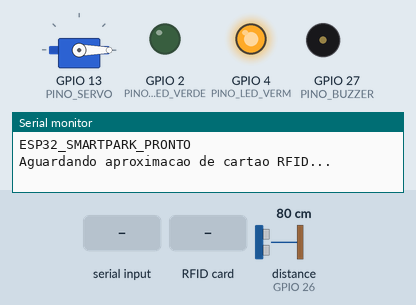
Recording of a sketch running on a simulated ESP32. On the bench: servo, output pins drawn as LEDs (lit = HIGH), buzzer (waves = sounding, pin HIGH), the last lines printed to the serial monitor. Dashed ring = blinking. The inputs (shaded band) are chosen by the test bench; at power-on: distance to the obstacle (sensor on GPIO 26) 80 cm. The echo pulse lasts 58.3 µs per cm; pins used as bus, display or sensor lines are not drawn.

Above: at 2.4 s.
2.5 s: "OPEN\n" received over Serial
At 4.0 s:
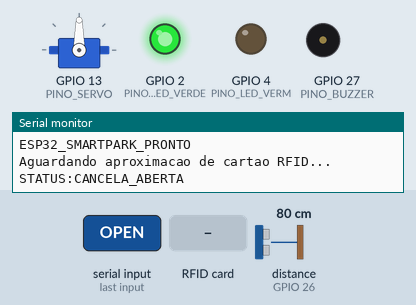
5.5 s: "DENIED\n" received over Serial
At 5.7 s:
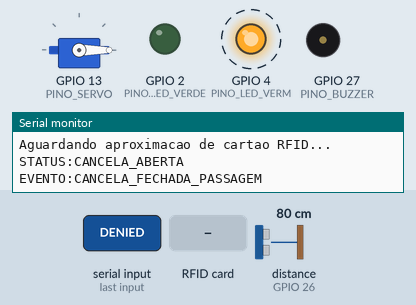
7.3 s: RFID card 5E 7A 19 C4 held to the reader
At 8.2 s:
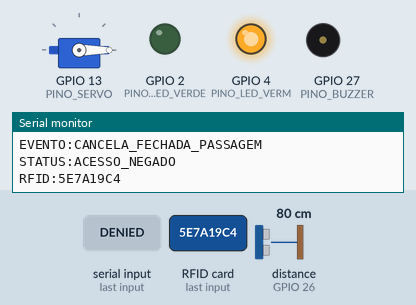
8.9 s: "ABRIR\n" received over Serial
At 10.4 s:
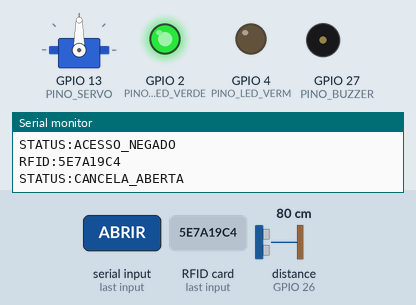
Timing chart, 0 to 12.9 s (numbered marks = the images above; inputs shaded):
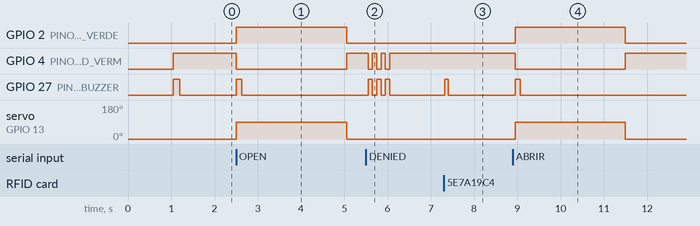

Measured:
- after the input at 2.5 s, GPIO 2 (PINO_LED_VERDE): LOW → HIGH at once, → LOW 2.5 s later; GPIO 4 (PINO_LED_VERM): HIGH → LOW at once, → HIGH 2.5 s later; GPIO 27 (PINO_BUZZER): LOW → HIGH at once, → LOW 0.12 s later; servo on GPIO 13 (PINO_SERVO): 0° → 90° at once, → 0° 2.5 s later
- after the input at 5.5 s, GPIO 4 (PINO_LED_VERM): alternates HIGH for 0.10 s and LOW for 0.10 s, 6 changes in all, then stays HIGH, starting after 0.05 s; GPIO 27 (PINO_BUZZER): alternates HIGH for 0.10 s and LOW for 0.10 s, 6 changes in all, then stays LOW, starting after 0.05 s
- after the input at 7.3 s, GPIO 27 (PINO_BUZZER): LOW → HIGH at once, → LOW 0.08 s later
- after the input at 8.9 s, GPIO 2 (PINO_LED_VERDE): LOW → HIGH after 0.05 s, → LOW 2.5 s later; GPIO 4 (PINO_LED_VERM): HIGH → LOW after 0.05 s, → HIGH 2.5 s later; GPIO 27 (PINO_BUZZER): LOW → HIGH after 0.05 s, → LOW 0.12 s later; servo on GPIO 13 (PINO_SERVO): 0° → 90° after 0.05 s, → 0° 2.5 s later

The sketch:

prototipo_esp32.ino
```cpp
/******************************************************************************/
/*  Projeto PEX 2° Período: Sistema de Estacionamento Inteligente com RFID    */
/*  VERSÃO ESPECIAL: ESP32 (NodeMCU / DOIT ESP32 DevKit v1)                  */
/*  Componentes: ESP32, MFRC522 (RFID), Servo Motor (ESP32Servo),             */
/*               Sensor Ultrassônico HC-SR04, LEDs Indicadores e Buzzer       */
/******************************************************************************/

#include <SPI.h>
#include <MFRC522.h>
#include <ESP32Servo.h>

// ====================================================================
// MAPEAMENTO DE PINOS DO ESP32 (30 ou 38 pinos)
// ====================================================================

// --- LEITOR RFID RC522 (Barramento SPI Padrão VSPI do ESP32) ---
// ATENÇÃO: Alimente o RC522 no pino 3V3 do ESP32 (NUNCA NO 5V!)
#define SS_PIN       5   // Pino SDA (SS) do RC522
#define RST_PIN      22  // Pino RST do RC522
// Demais pinos do RC522 conectados no SPI padrão:
// SCK  -> GPIO 18
// MISO -> GPIO 19
// MOSI -> GPIO 23

// --- ATUADORES E SENSORES ---
#define PINO_SERVO     13  // Pino de sinal PWM do Servo Motor da Cancela
#define PINO_TRIG      25  // Pino TRIG do sensor ultrassônico HC-SR04
#define PINO_ECHO      26  // Pino ECHO do sensor ultrassônico HC-SR04
#define PINO_LED_VERDE 2   // LED Verde: Cancela aberta (Pode usar LED onboard no GPIO 2)
#define PINO_LED_VERM  4   // LED Vermelho: Cancela fechada / Pare
#define PINO_BUZZER    27  // Buzzer ativo ou passivo (feedback sonoro)

// --- CONFIGURAÇÃO DOS ÂNGULOS DO SERVO ---
const int ANGULO_FECHADO = 0;   // Cancela abaixada (fechada)
const int ANGULO_ABERTO  = 90;  // Cancela levantada (aberta)
const int DISTANCIA_DETECCAO = 15; // Distância em cm para detectar passagem do veículo

// --- OBJETOS ---
MFRC522 rfid(SS_PIN, RST_PIN);
Servo servoCancela;

// --- VARIÁVEIS DE CONTROLE ---
bool cancelaAberta = false;
unsigned long tempoAbertura = 0;
const unsigned long TEMPO_MAXIMO_ABERTA = 7000; // Tempo máximo de cancela aberta (7s)
String ultimoUidLido = "";
unsigned long tempoUltimaLeitura = 0;
const unsigned long INTERVALO_LEITURA_RFID = 2500; // Evita leitura repetida do mesmo cartão em 2.5s

// ====================================================================
// CONFIGURAÇÃO INICIAL (SETUP)
// ====================================================================
void setup() {
  // Inicialização Serial a 115200 baud (padrão mais rápido para ESP32)
  // ou 9600 para manter compatibilidade direta com o Web Serial
  Serial.begin(9600);
  delay(1000);

  // Inicializa barramento SPI para o ESP32 (SCK=18, MISO=19, MOSI=23, SS=5)
  SPI.begin(18, 19, 23, SS_PIN);
  rfid.PCD_Init();

  // Configuração dos pinos de entrada e saída
  pinMode(PINO_TRIG, OUTPUT);
  pinMode(PINO_ECHO, INPUT);
  pinMode(PINO_LED_VERDE, OUTPUT);
  pinMode(PINO_LED_VERM, OUTPUT);
  pinMode(PINO_BUZZER, OUTPUT);

  // Alocação de temporizadores de hardware para o Servo no ESP32
  ESP32PWM::allocateTimer(0);
  ESP32PWM::allocateTimer(1);
  ESP32PWM::allocateTimer(2);
  ESP32PWM::allocateTimer(3);
  servoCancela.setPeriodHertz(50); // Servo padrão analógico SG90 roda em 50Hz
  servoCancela.attach(PINO_SERVO, 500, 2400); // Faixa de pulso segura (500us a 2400us)

  // Inicia com cancela fechada
  fecharCancela();

  // Feedback sonoro de inicialização
  tocarBip(150);

  Serial.println(F("ESP32_SMARTPARK_PRONTO"));
  Serial.println(F("Aguardando aproximacao de cartao RFID..."));
}

// ====================================================================
// LOOP PRINCIPAL
// ====================================================================
void loop() {
  // 1. Processa comandos recebidos do computador / site via Serial (OPEN, CLOSE, DENIED)
  verificarComandosSerial();

  // 2. Realiza leitura do leitor RFID MFRC522
  verificarLeituraRFID();

  // 3. Gerencia fechamento inteligente da cancela após passagem do veículo
  gerenciarFechamentoCancela();

  delay(40);
}

// ====================================================================
// LEITURA DO CARTÃO RFID (MFRC522)
// ====================================================================
void verificarLeituraRFID() {
  if (!rfid.PICC_IsNewCardPresent()) {
    return;
  }

  if (!rfid.PICC_ReadCardSerial()) {
    return;
  }

  // Formata o UID lido em Hexadecimal maiúsculo (ex: A1B2C3D4)
  String uidAtual = "";
  for (byte i = 0; i < rfid.uid.size; i++) {
    if (rfid.uid.uidByte[i] < 0x10) {
      uidAtual += "0";
    }
    uidAtual += String(rfid.uid.uidByte[i], HEX);
  }
  uidAtual.toUpperCase();

  // Filtro de repetição rápida
  unsigned long agora = millis();
  if (uidAtual == ultimoUidLido && (agora - tempoUltimaLeitura < INTERVALO_LEITURA_RFID)) {
    rfid.PICC_HaltA();
    rfid.PCD_StopCrypto1();
    return;
  }

  ultimoUidLido = uidAtual;
  tempoUltimaLeitura = agora;

  // Bip sonoro rápido de leitura confirmada
  tocarBip(80);

  // Envia pela porta Serial para o Sistema Web
  // Formato: "RFID:123456"
  Serial.print("RFID:");
  Serial.println(uidAtual);

  rfid.PICC_HaltA();
  rfid.PCD_StopCrypto1();
}

// ====================================================================
// PROCESSAMENTO DE COMANDOS ENVIADOS PELO SISTEMA WEB VIA SERIAL
// ====================================================================
void verificarComandosSerial() {
  if (Serial.available() > 0) {
    String comando = Serial.readStringUntil('\n');
    comando.trim();
    comando.toUpperCase();

    if (comando == "OPEN" || comando == "ABRIR") {
      abrirCancela();
      Serial.println(F("STATUS:CANCELA_ABERTA"));
    } else if (comando == "CLOSE" || comando == "FECHAR") {
      fecharCancela();
      Serial.println(F("STATUS:CANCELA_FECHADA"));
    } else if (comando == "DENIED" || comando == "RECUSADO") {
      notificarAcessoNegado();
      Serial.println(F("STATUS:ACESSO_NEGADO"));
    }
  }
}

// ====================================================================
// CONTROLE DA CANCELA (SERVO, SENSOR ULTRASSÔNICO E LEDS)
// ====================================================================
void abrirCancela() {
  servoCancela.write(ANGULO_ABERTO);
  digitalWrite(PINO_LED_VERDE, HIGH);
  digitalWrite(PINO_LED_VERM, LOW);
  cancelaAberta = true;
  tempoAbertura = millis();
  tocarBip(120);
}

void fecharCancela() {
  servoCancela.write(ANGULO_FECHADO);
  digitalWrite(PINO_LED_VERDE, LOW);
  digitalWrite(PINO_LED_VERM, HIGH);
  cancelaAberta = false;
}

void gerenciarFechamentoCancela() {
  if (!cancelaAberta) return;

  unsigned long tempoPassado = millis() - tempoAbertura;
  int distancia = lerDistanciaUltrassom();

  // Fecha após tempo limite de segurança (7 segundos)
  if (tempoPassado >= TEMPO_MAXIMO_ABERTA) {
    fecharCancela();
    Serial.println(F("EVENTO:CANCELA_FECHADA_TEMPO"));
    return;
  }

  // Fecha automaticamente quando o carro se afastar do sensor ultrassônico
  if (tempoPassado > 2500 && distancia > DISTANCIA_DETECCAO) {
    fecharCancela();
    Serial.println(F("EVENTO:CANCELA_FECHADA_PASSAGEM"));
  }
}

// Medição ultrassônica em centímetros (HC-SR04)
int lerDistanciaUltrassom() {
  digitalWrite(PINO_TRIG, LOW);
  delayMicroseconds(2);
  digitalWrite(PINO_TRIG, HIGH);
  delayMicroseconds(10);
  digitalWrite(PINO_TRIG, LOW);

  long duracao = pulseIn(PINO_ECHO, HIGH, 25000); // Timeout 25ms
  if (duracao == 0) return 999;
  return duracao / 58;
}

void notificarAcessoNegado() {
  for (int i = 0; i < 3; i++) {
    digitalWrite(PINO_LED_VERM, LOW);
    digitalWrite(PINO_BUZZER, HIGH);
    delay(100);
    digitalWrite(PINO_LED_VERM, HIGH);
    digitalWrite(PINO_BUZZER, LOW);
    delay(100);
  }
}

void tocarBip(int duracaoMs) {
  digitalWrite(PINO_BUZZER, HIGH);
  delay(duracaoMs);
  digitalWrite(PINO_BUZZER, LOW);
}
```
